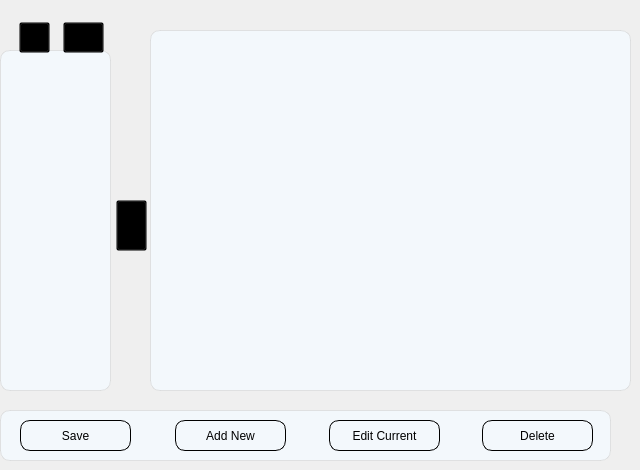
        <widget class="QWidget" name="page_2">
         <widget class="QListWidget" name="listWidget_InventoryView">
          <property name="geometry">
           <rect>
            <x>0</x>
            <y>50</y>
            <width>111</width>
            <height>341</height>
           </rect>
          </property>
          <property name="styleSheet">
           <string notr="true">*{background-color: rgb(243, 248, 252);
border: 1px solid  rgba(204, 204, 204, 0.5);
border-radius: 10px;
        padding: 10px;
}

QListWidget:hover {
border: 3px solid rgba(85, 170, 255,0.2);
		padding:7px
}</string>
          </property>
          <property name="horizontalScrollBarPolicy">
           <enum>Qt::ScrollBarAsNeeded</enum>
          </property>
         </widget>
         <widget class="QTextBrowser" name="textBrowser">
          <property name="geometry">
           <rect>
            <x>150</x>
            <y>30</y>
            <width>481</width>
            <height>361</height>
           </rect>
          </property>
          <property name="styleSheet">
           <string notr="true">*{background-color: rgb(243, 248, 252);
border: 1px solid  rgba(204, 204, 204, 0.5);
border-radius: 10px;
        padding: 10px;
}

QTextBrowser:hover {
border: 3px solid rgba(85, 170, 255,0.2);
		padding:7px
}

QTextBrowser {
    font-family: Garamond ;
	font-size: 16px;
}
</string>
          </property>
          <property name="html">
           <string>&lt;!DOCTYPE HTML PUBLIC &quot;-//W3C//DTD HTML 4.0//EN&quot; &quot;http://www.w3.org/TR/REC-html40/strict.dtd&quot;&gt;
&lt;html&gt;&lt;head&gt;&lt;meta name=&quot;qrichtext&quot; content=&quot;1&quot; /&gt;&lt;style type=&quot;text/css&quot;&gt;
p, li { white-space: pre-wrap; }
&lt;/style&gt;&lt;/head&gt;&lt;body style=&quot; font-family:'Garamond'; font-size:16px; font-weight:400; font-style:normal;&quot;&gt;
&lt;p style=&quot;-qt-paragraph-type:empty; margin-top:0px; margin-bottom:0px; margin-left:0px; margin-right:0px; -qt-block-indent:0; text-indent:0px; font-family:'Baskerville'; font-size:10px;&quot;&gt;&lt;br /&gt;&lt;/p&gt;&lt;/body&gt;&lt;/html&gt;</string>
          </property>
          <property name="openExternalLinks">
           <bool>true</bool>
          </property>
         </widget>
         <widget class="QFrame" name="frame_6">
          <property name="geometry">
           <rect>
            <x>0</x>
            <y>410</y>
            <width>611</width>
            <height>51</height>
           </rect>
          </property>
          <property name="styleSheet">
           <string notr="true">*{
background-color: rgb(243, 248, 252);
border: 1px solid  rgba(204, 204, 204, 0.5);
border-radius: 10px;
        padding: 10px;
}
QFrame:hover {
border: 3px solid rgba(85, 170, 255,0.2);
		padding:7px
}</string>
          </property>
          <property name="frameShape">
           <enum>QFrame::StyledPanel</enum>
          </property>
          <property name="frameShadow">
           <enum>QFrame::Raised</enum>
          </property>
          <widget class="QPushButton" name="InventoryView_addNewButton">
           <property name="geometry">
            <rect>
             <x>175</x>
             <y>10</y>
             <width>111</width>
             <height>31</height>
            </rect>
           </property>
           <property name="styleSheet">
            <string notr="true">*{background-color: rgb(243, 248, 252);
border: 1px solid rgb(0, 0, 0);
border-radius: 10px;
        padding: 5px;
}

QPushButton:hover{
	
	border-color: rgb(19, 112, 243);
	color: rgb(53, 132, 245);
	
	background-color: rgb(224, 234, 253);

}

</string>
           </property>
           <property name="text">
            <string>Add New</string>
           </property>
          </widget>
          <widget class="QPushButton" name="InventoryView_editCurrentButton">
           <property name="geometry">
            <rect>
             <x>329</x>
             <y>10</y>
             <width>111</width>
             <height>31</height>
            </rect>
           </property>
           <property name="styleSheet">
            <string notr="true">*{background-color: rgb(243, 248, 252);
border: 1px solid rgb(0, 0, 0);
border-radius: 10px;
        padding: 5px;
}

QPushButton:hover{
	
	border-color: rgb(19, 112, 243);
	color: rgb(53, 132, 245);
	
	background-color: rgb(224, 234, 253);

}

</string>
           </property>
           <property name="text">
            <string>Edit Current</string>
           </property>
          </widget>
          <widget class="QPushButton" name="InventoryView_deleteCurrentButton">
           <property name="geometry">
            <rect>
             <x>482</x>
             <y>10</y>
             <width>111</width>
             <height>31</height>
            </rect>
           </property>
           <property name="styleSheet">
            <string notr="true">*{background-color: rgb(243, 248, 252);
border: 1px solid rgb(0, 0, 0);
border-radius: 10px;
        padding: 5px;
}

QPushButton:hover{
	
	border-color: rgb(19, 112, 243);
	color: rgb(53, 132, 245);
	
	background-color: rgb(224, 234, 253);

}

</string>
           </property>
           <property name="text">
            <string>Delete</string>
           </property>
          </widget>
          <widget class="QPushButton" name="InventoryView_saveChoosebox_variationButton">
           <property name="geometry">
            <rect>
             <x>20</x>
             <y>10</y>
             <width>111</width>
             <height>31</height>
            </rect>
           </property>
           <property name="styleSheet">
            <string notr="true">*{background-color: rgb(243, 248, 252);
border: 1px solid rgb(0, 0, 0);
border-radius: 10px;
        padding: 5px;
}

QPushButton:hover{
	
	border-color: rgb(19, 112, 243);
	color: rgb(53, 132, 245);
	
	background-color: rgb(224, 234, 253);

}

</string>
           </property>
           <property name="text">
            <string>Save</string>
           </property>
          </widget>
         </widget>
         <widget class="QPushButton" name="InventoryView_selectAll_chooseboxOnButton">
          <property name="geometry">
           <rect>
            <x>63</x>
            <y>22</y>
            <width>41</width>
            <height>31</height>
           </rect>
          </property>
          <property name="styleSheet">
           <string notr="true">*{
background: transparent;
}


QPushButton:hover{
	background-color: rgba(235, 235, 235,0.5);
	border:none;
}
</string>
          </property>
          <property name="text">
           <string/>
          </property>
          <property name="icon">
           <iconset>
            <normaloff>icons/checked-checkbox-32.ico</normaloff>icons/checked-checkbox-32.ico</iconset>
          </property>
          <property name="iconSize">
           <size>
            <width>24</width>
            <height>24</height>
           </size>
          </property>
         </widget>
         <widget class="QPushButton" name="promote_btn">
          <property name="geometry">
           <rect>
            <x>116</x>
            <y>200</y>
            <width>31</width>
            <height>51</height>
           </rect>
          </property>
          <property name="styleSheet">
           <string notr="true">*{
background: transparent;
}


QPushButton:hover{
	background-color: rgba(235, 235, 235,0.5);
	border:none;
}
</string>
          </property>
          <property name="text">
           <string/>
          </property>
          <property name="icon">
           <iconset>
            <normaloff>icons/arrow-36-32.ico</normaloff>icons/arrow-36-32.ico</iconset>
          </property>
          <property name="iconSize">
           <size>
            <width>30</width>
            <height>30</height>
           </size>
          </property>
         </widget>
         <widget class="QPushButton" name="InventoryView_listSortbyAlpha_Button">
          <property name="geometry">
           <rect>
            <x>19</x>
            <y>22</y>
            <width>31</width>
            <height>31</height>
           </rect>
          </property>
          <property name="styleSheet">
           <string notr="true">*{
background: transparent;
}


QPushButton:hover{
	background-color: rgba(235, 235, 235,0.5);
	border:none;
}
</string>
          </property>
          <property name="text">
           <string/>
          </property>
          <property name="icon">
           <iconset>
            <normaloff>icons/alphabetical-sorting-32.ico</normaloff>icons/alphabetical-sorting-32.ico</iconset>
          </property>
          <property name="iconSize">
           <size>
            <width>24</width>
            <height>24</height>
           </size>
          </property>
         </widget>
        </widget>
